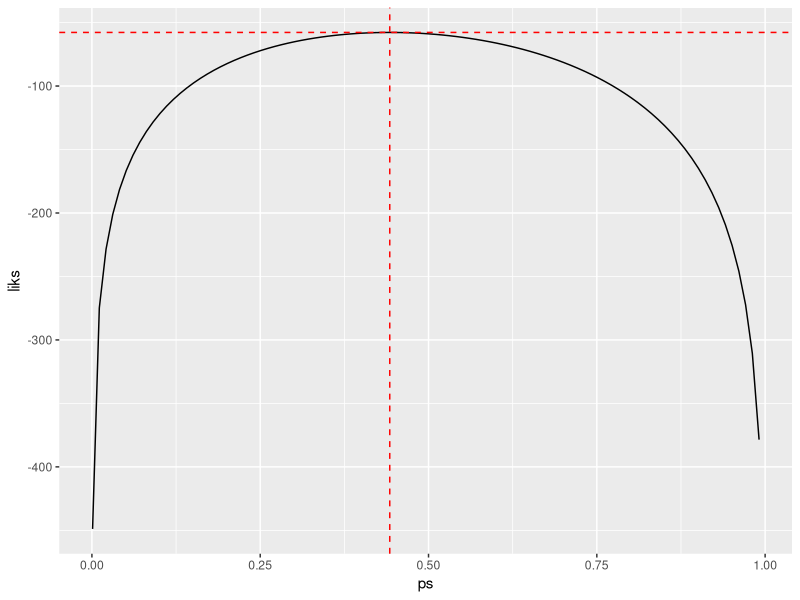
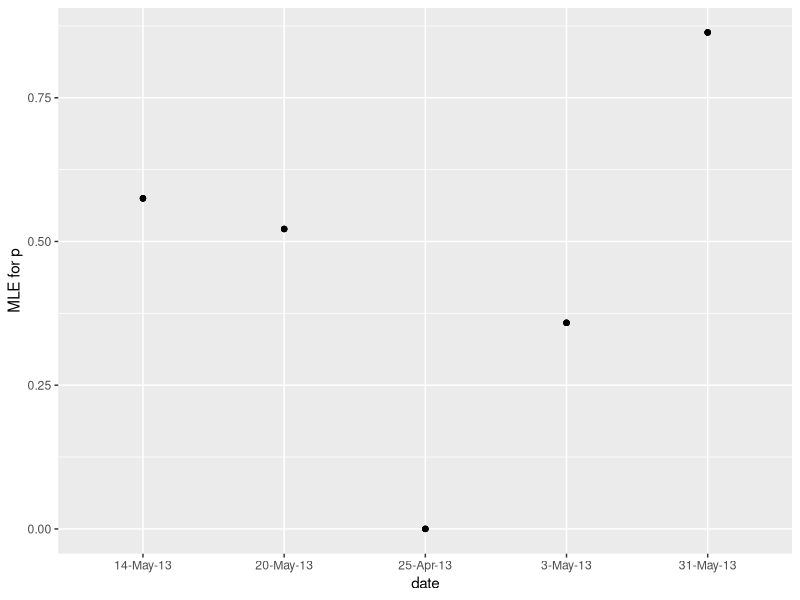
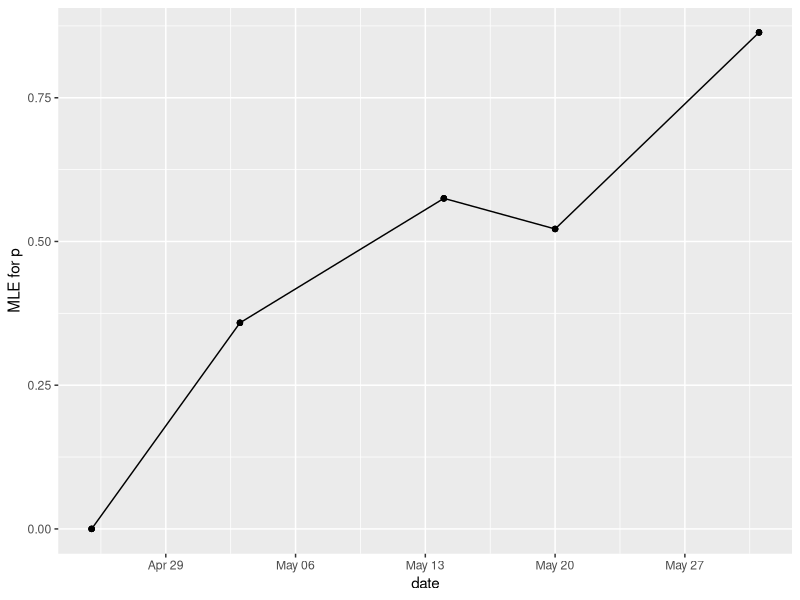
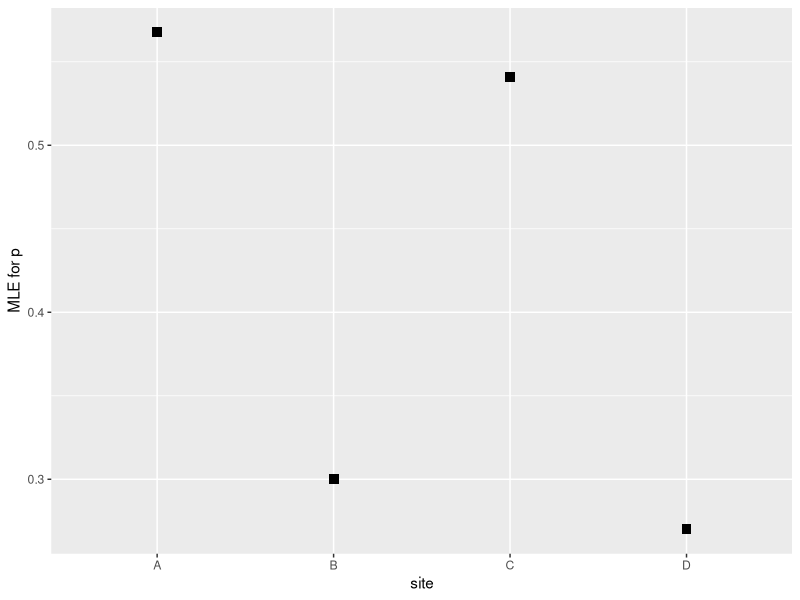

Here is the R script that generated these plots, in order:
## ---- chunk 1
knitr::opts_chunk$set(echo = TRUE, fig.height = 2, fig.width = 3)
## ---- chunk 2
library(tibble)
library(dplyr)
library(ggplot2)
library(lubridate)
## ---- chunk 3
bflies <- tribble(
  ~year, ~date, ~site, ~fenders, ~silvery,
  2013, "25-Apr-13", "A",  0,  6,
  2013, "25-Apr-13", "B",  0,  4,
  2013, "25-Apr-13", "C",  0, 12,
  2013, "25-Apr-13", "D",  0,  5,
  2013,  "3-May-13", "A",  2,  6,
  2013,  "3-May-13", "B",  2,  6,
  2013,  "3-May-13", "C", 13,  6,
  2013,  "3-May-13", "D",  2, 16,
  2013, "14-May-13", "A",  8,  3,
  2013, "14-May-13", "B",  3,  4,
  2013, "14-May-13", "C",  8,  7,
  2013, "14-May-13", "D",  4,  3,
  2013, "20-May-13", "A",  6,  1,
  2013, "20-May-13", "B",  2,  7,
  2013, "20-May-13", "C",  2,  2,
  2013, "20-May-13", "D",  2,  1,
  2013, "31-May-13", "A",  5,  0,
  2013, "31-May-13", "B",  2,  0,
  2013, "31-May-13", "C", 10,  1,
  2013, "31-May-13", "D",  2,  2
)

head(bflies)
# write.csv(bflies, here("data", "butterflies.csv"))
## ---- chunk 4
bflies2 <- bflies %>%
  mutate(trials = fenders + silvery) 

bflies2 %>%
  summarize_at(vars(fenders, silvery, trials), sum)

mle_all <- 73/165
## ---- chunk 5
m0 <- glm(cbind(fenders, silvery) ~ 1, family = binomial(link = "identity"), data = bflies)
coef(m0)
## ---- chunk 6
ps <- seq(0.001, 0.999, 0.01)
liks <- numeric(length = length(ps))
for(i in 1:length(ps)) {
   liks[i] <- dbinom(bflies2$fenders, bflies2$trials, ps[i], log = TRUE) %>% sum()
}

plotdata <- tibble(ps, liks)

#OR with mutate

plotdata2 <- 
  tibble(ps) %>%
  rowwise %>% 
  mutate(liks = dbinom(bflies2$fenders, bflies2$trials, ps, log = TRUE) %>% sum())

all(plotdata == plotdata2)
## ---- chunk 7
ggplot(plotdata, aes(x = ps, y = liks)) +
  geom_line() +
  geom_hline(aes(yintercept = logLik(m0)), color = "red", lty = "dashed") +
  geom_vline(aes(xintercept = coef(m0)), color = "red", lty = "dashed")
## ---- chunk 8
bflies3 <- bflies2 %>% 
  group_by(date) %>% 
  mutate(p_by_day = sum(fenders)/sum(trials)) %>% 
  ungroup()

bflies3 %>% group_by(date) %>% summarize(first(p_by_day))

ggplot(bflies3, aes(x =date, y = p_by_day)) +
  geom_point() + labs (y = "MLE for p") +
  labs(y = "MLE for p")
## ---- chunk 9
class(bflies3$date)

bflies4 <- 
  bflies3 %>%
  mutate(date = dmy(date)) #dmy is day, month, year.  There is a ymd() and a mdy() too.
## ---- chunk 10
ggplot(bflies4, aes(x =date, y = p_by_day)) +
  geom_point() +
  geom_line() +
  labs(y = "MLE for p")
## ---- chunk 11
bflies5 <-
  bflies3 %>% 
  group_by(site) %>% 
  mutate(p_by_site = sum(fenders) / sum(trials)) %>% 
  ungroup()
## ---- chunk 12
ggplot(bflies5, aes(x = site, y = p_by_site)) + geom_point(shape = "square", size = 3) +
  labs(y = "MLE for p")
## ---- chunk 13
bflies2 %>%
  #assuming different MLE p by date
  group_by(date) %>% 
  mutate(p_by_date = sum(fenders) / sum(trials)) %>% 
  #assuming different MLE p by site
  group_by(site) %>% #overrides previous group_by
  mutate(p_by_site = sum(fenders) / sum(trials)) %>% 
  ungroup() %>% 
  #assuming one MLE p for all the data
  add_column(p_all = mle_all) %>% #mle_all calculated earlier
  #calculate log-likelihoods with each model
  mutate(m1_logliks = dbinom(fenders, trials, p = mle_all, log = TRUE),
         m2_logliks = dbinom(fenders, trials, p_by_date, log = TRUE),
         m3_logliks = dbinom(fenders, trials, p_by_site, log = TRUE)) %>% 
  #and add to get log-likelihood for entire dataset
  summarize(m1_logLik = sum(m1_logliks),
            m2_LogLik = sum(m2_logliks),
            m3_logLik = sum(m3_logliks))

